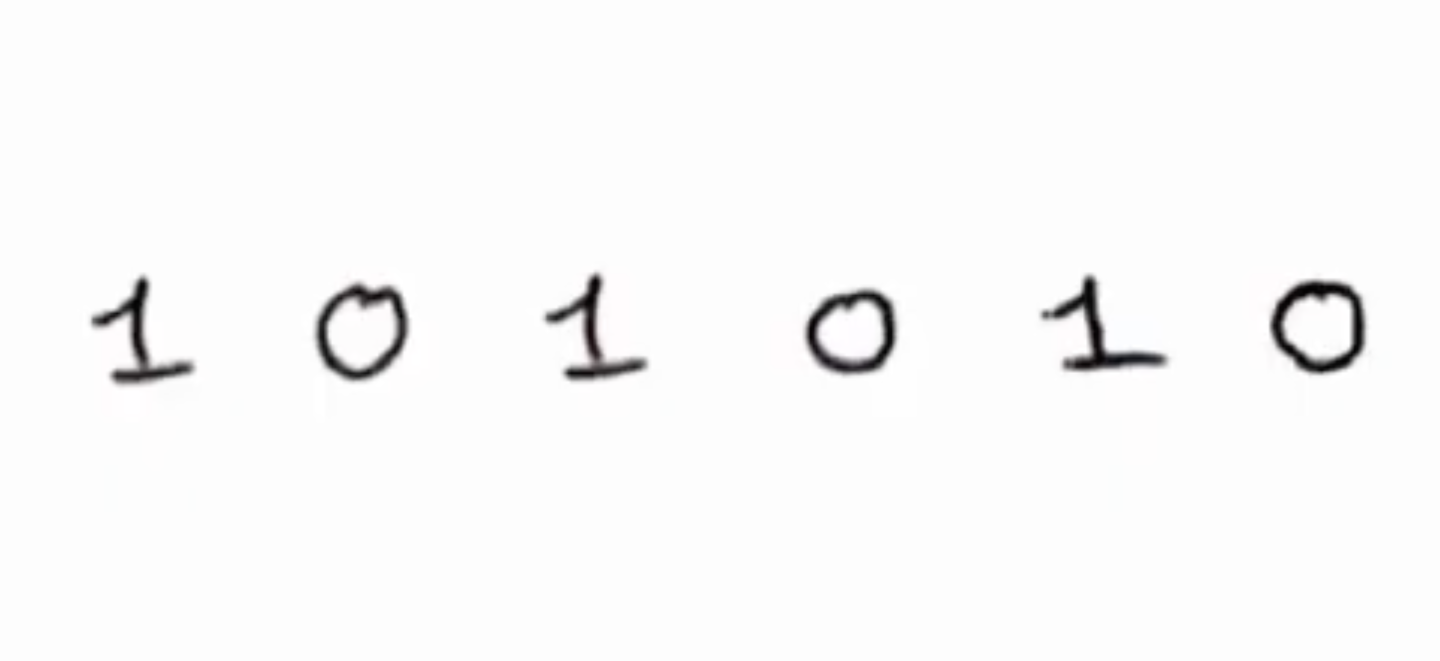
#> input picture image.png, 2880 x 1322 px (shown at 1/2 size)
$ jupyter execute test_hand_digit.ipynb
#> lines starting #> are read from the running program, lines starting #| are printed output that depends on the picture; after the words box and inside, x2 and y2 are one past the last pixel; in counts of white or black regions, pixels touching at a corner belong together
[cell 1]
import cv2
import numpy as np

import matplotlib.pyplot as plt

using logistic regression to recognise handwritten number 3 and 4.

[cell 2]
theta = np.loadtxt("theta.txt") #theta.txt -> finding 0 and 1 in handwritten numbers
theta.shape[0]

[cell 3]
def sigmoid(s): #use formula in the logistic regression
    return 1/(1 + np.exp(-s))

[cell 4]
image = cv2.imread('image.png')
#> image is the input picture: shape (1322, 2880, 3); mean B, G, R 249.1, 249.1, 249.2
image_gray = cv2.cvtColor(image, cv2.COLOR_BGR2GRAY)
image_gray = cv2.GaussianBlur(image_gray, (5, 5), 0)


_, im_th = cv2.threshold(image_gray, 155, 255, cv2.THRESH_BINARY_INV)
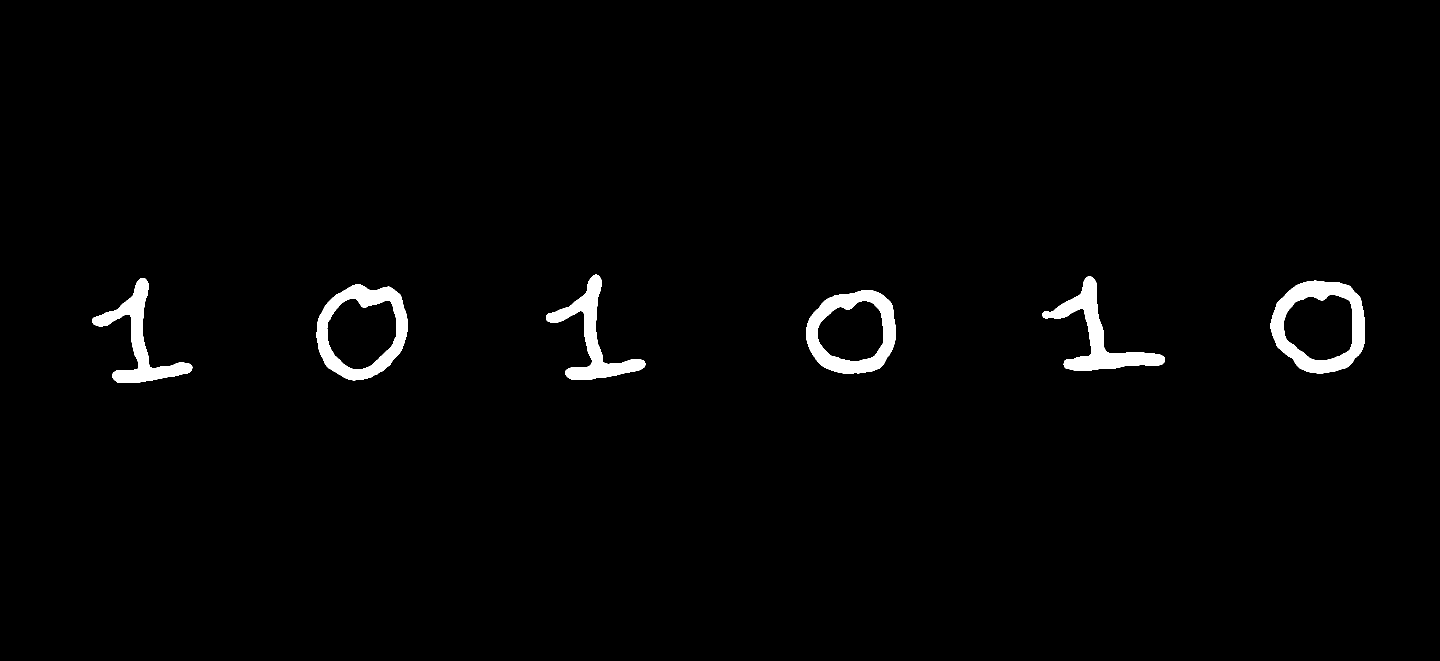
#> im_th: shape (1322, 2880) (shown at 1/2 size); 1.8% white; 6 white regions

[cell 5]
plt.imshow(image_gray)

[cell 6]
plt.imshow(im_th)

[cell 7]
def findNumber(image, im_th, theta):
    contours, _ = cv2.findContours(im_th.copy(), cv2.RETR_EXTERNAL, cv2.CHAIN_APPROX_SIMPLE)
#> contours = 6 contours; box (x1, y1, x2, y2) and area: (2541, 561, 2730, 747) 27622, (633, 568, 815, 761) 26894, (1612, 580, 1791, 748) 23902, (2085, 553, 2330, 742) 11028, (185, 556, 385, 766) 9732, (1092, 549, 1291, 760) 9672
    rects = [cv2.boundingRect(contour) for contour in contours]
#> rects = [(1612, 580, 179, 168), (633, 568, 182, 193), (2541, 561, 189, 186), (185, 556, 200, 210), (2085, 553, 245, 189), (1092, 549, 199, 211)]


    for rect in rects:

        cv2.rectangle(image, (rect[0], rect[1]), (rect[0] + rect[2], rect[1] + rect[3]), (255, 0, 0), 6)
        length = int(rect[3]*1.6)
        pt1 = int(rect[1] + rect[3] // 2 - length //2)
        pt2 = int(rect[0] + rect[2] // 2 - length //2)

        roi = im_th[pt1:pt1+length, pt2:pt2+length]
        #resize roi
        roi = cv2.resize(roi,(28,28),interpolation=cv2.INTER_AREA)
        roi = cv2.dilate(roi, (3, 3))

        #input is an array of 28x28
        x = np.array((roi).reshape(1, 28*28))
        #adding ones
        ones = np.ones((x.shape[0],1))

        x = np.concatenate((x, ones), axis = 1)
        predict = sigmoid(np.dot(x, theta.T))


        cv2.putText(image, str(int(predict)), (rect[0], rect[1]), cv2.FONT_HERSHEY_SIMPLEX, 8, (255, 0, 0), 5)
#> this loop made 6 passes
#> (rect, length, pt1, pt2, predict) on passes 1 to 6: ((1612, 580, 179, 168), 268, 530, 1567, [0]), ((633, 568, 182, 193), 308, 510, 570, [0]), ((2541, 561, 189, 186), 297, 506, 2487, [0]), ((185, 556, 200, 210), 336, 493, 117, [1]), ((2085, 553, 245, 189), 302, 496, 2056, [1]), ((1092, 549, 199, 211), 337, 486, 1023, [1])
#> image: shape (1322, 2880, 3); 1.22% of pixels changed, all inside (x1, y1, x2, y2) = (182, 378, 2734, 770)
        # print(predict)

        # plt.imshow(roi)

    plt.imshow(image)


    #convert roi to image 28x28, lets find out if the roi is correct

[cell 8]
findNumber(image, im_th, theta)

[cell 9]
#use my own image to test
testimage = cv2.imread('tester.jpg')
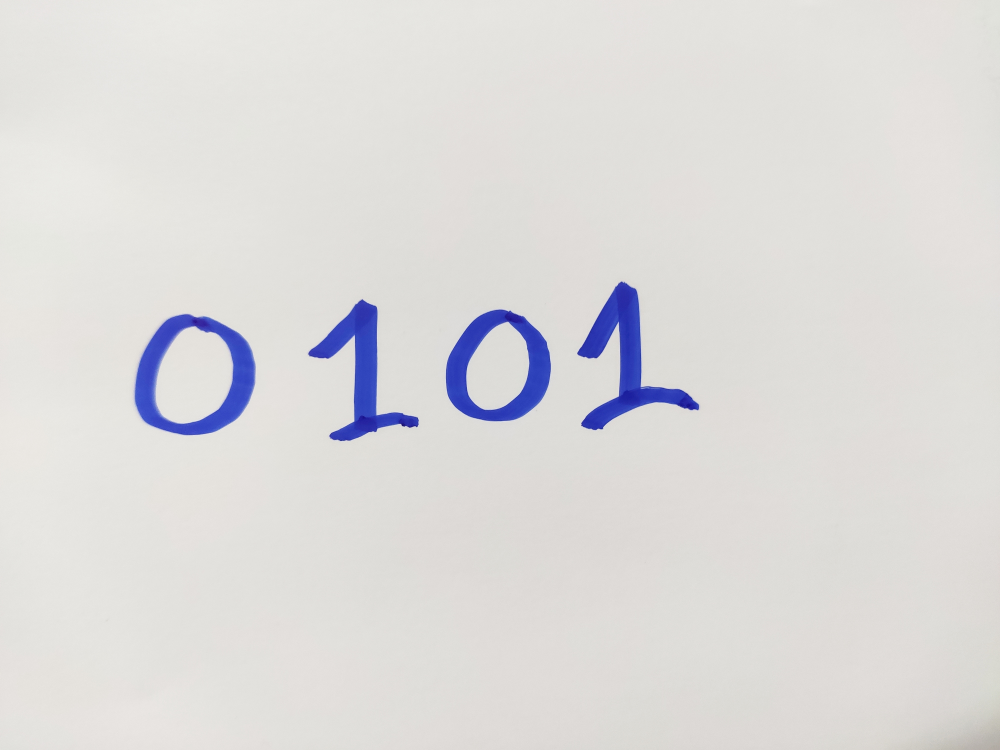
#> input picture tester.jpg, 4000 x 3000 px (shown at 1/4 size)
#> testimage is the input picture: shape (3000, 4000, 3); mean B, G, R 218.5, 218.9, 220.3
testimage_gray = cv2.cvtColor(testimage, cv2.COLOR_BGR2GRAY)
testimage_gray = cv2.GaussianBlur(testimage_gray, (5, 5), 0)


_, test_im_th = cv2.threshold(testimage_gray, 155, 255, cv2.THRESH_BINARY_INV)
#> test_im_th: shape (3000, 4000); 2.8% white; 4 white regions

[cell 10]
plt.imshow(testimage)

[cell 11]
plt.imshow(testimage_gray)

[cell 12]
findNumber(testimage, test_im_th, theta)
#> in findNumber (call 2), `contours, _ = cv2.findContours(im_th.copy(), cv2.RETR_EXTERNAL, cv2.CH..`: contours = 4 contours; box (x1, y1, x2, y2) and area: (539, 1257, 1022, 1741) 183274, (1783, 1238, 2203, 1685) 146228, (2309, 1126, 2796, 1721) 86894, (1233, 1197, 1675, 1764) 74369
#> the loop in findNumber (call 2), `for rect in rects: ` made 4 passes
#> (rect, length, pt1, pt2, predict) on passes 1 to 4: ((539, 1257, 483, 484), 774, 1112, 393, [0]), ((1783, 1238, 420, 447), 715, 1104, 1636, [0]), ((1233, 1197, 442, 567), 907, 1027, 1001, [1]), ((2309, 1126, 487, 595), 952, 947, 2076, [1])

# Recognising handdrawn 3 and 4

[cell 13]
#get theta three four
thetaThreeFour = np.loadtxt("thetathreefour.txt")
thetaThreeFour.shape[0]

[cell 14]
#use my own image to test
testThreeFourImage = cv2.imread('threefour.jpg')
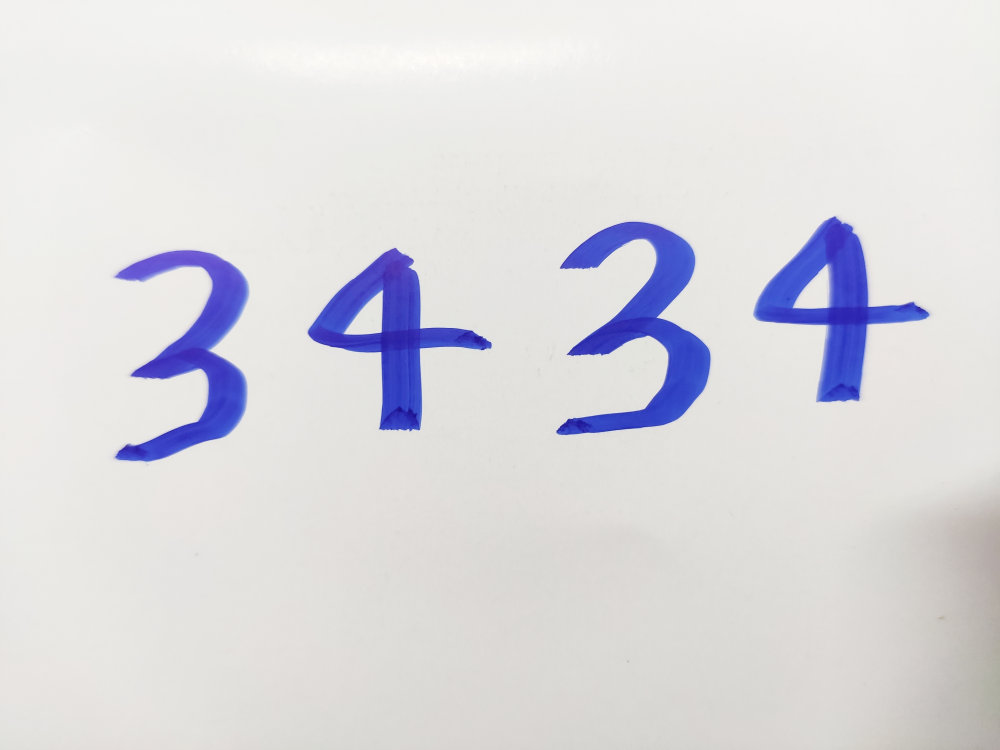
#> input picture threefour.jpg, 4000 x 3000 px (shown at 1/4 size)
#> testThreeFourImage is the input picture: shape (3000, 4000, 3); mean B, G, R 223, 218.2, 219.1
testThreeFourGray = cv2.cvtColor(testThreeFourImage, cv2.COLOR_BGR2GRAY)
testThreeFourGray = cv2.GaussianBlur(testThreeFourGray, (5, 5), 0)


_, testThreeFourThreshold = cv2.threshold(testThreeFourGray, 155, 255, cv2.THRESH_BINARY_INV)
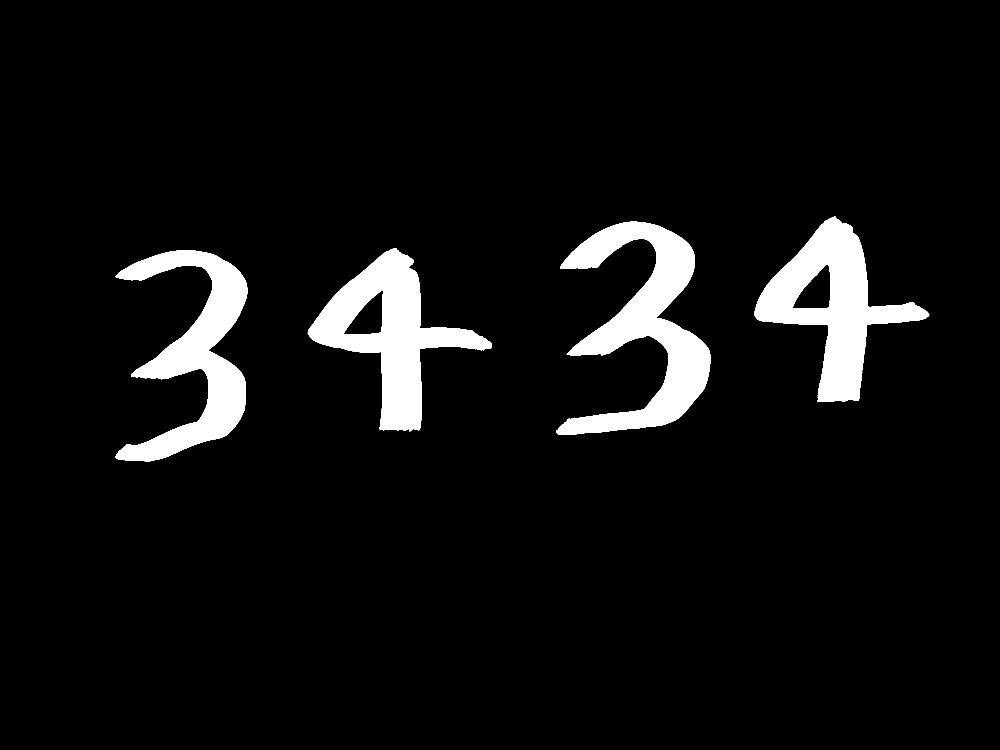
#> testThreeFourThreshold: shape (3000, 4000) (shown at 1/4 size); 6.2% white; 4 white regions

[cell 15]
def findThreeFourNumber(image, im_th, thetaThreeFour):
    contours, _ = cv2.findContours(im_th.copy(), cv2.RETR_EXTERNAL, cv2.CHAIN_APPROX_SIMPLE)
#> contours = 4 contours; box (x1, y1, x2, y2) and area: (2226, 887, 2842, 1740) 204194, (3017, 866, 3717, 1608) 196708, (1231, 992, 1967, 1726) 195902, (461, 1002, 990, 1846) 172371
    rects = [cv2.boundingRect(contour) for contour in contours]
#> rects = [(461, 1002, 529, 844), (1231, 992, 736, 734), (2226, 887, 616, 853), (3017, 866, 700, 742)]

    for rect in rects:
        length = int(rect[3] * 1.6)
        pt1 = int(rect[1] + rect[3] // 2 - length // 2)
        pt2 = int(rect[0] + rect[2] // 2 - length // 2)

        roi = im_th[pt1:pt1 + length, pt2:pt2 + length]
        # Resize roi
        roi = cv2.resize(roi, (28, 28), interpolation=cv2.INTER_AREA)
        roi = cv2.dilate(roi, (3, 3))

        x = np.array((roi).reshape(1, 28*28))
        ones = np.ones((x.shape[0], 1))

        x = np.concatenate((x, ones), axis=1)
        predict = sigmoid(np.dot(x, thetaThreeFour.T))


        #đổi lại ở phần này tại vì phần nhập 0 và một ta không cần quan tâm đến giá trị của prediction
        if predict > 0.5:
            digit = 4
        else:
            digit = 3

        cv2.rectangle(image, (rect[0], rect[1]), (rect[0] + rect[2], rect[1] + rect[3]), (255, 0, 0), 6)
        cv2.putText(image, str(digit), (rect[0], rect[1]), cv2.FONT_HERSHEY_SIMPLEX, 8, (255, 0, 0), 5)
#> this loop made 4 passes
#> (rect, length, pt1, pt2, predict, digit) on passes 1 to 4: ((461, 1002, 529, 844), 1350, 749, 50, [0], 3), ((1231, 992, 736, 734), 1174, 772, 1012, [1], 4), ((2226, 887, 616, 853), 1364, 631, 1852, [0], 3), ((3017, 866, 700, 742), 1187, 644, 2774, [1], 4)
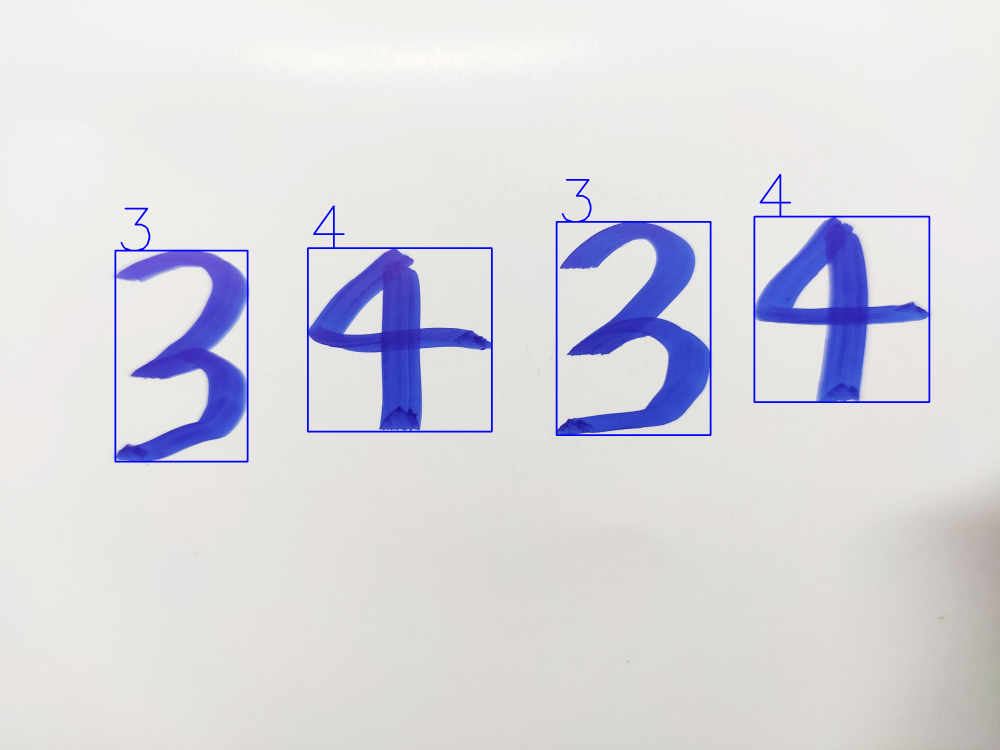
#> image: shape (3000, 4000, 3) (shown at 1/4 size); mean B, G, R 223.2, 216.5, 217.4

    plt.imshow(image)
